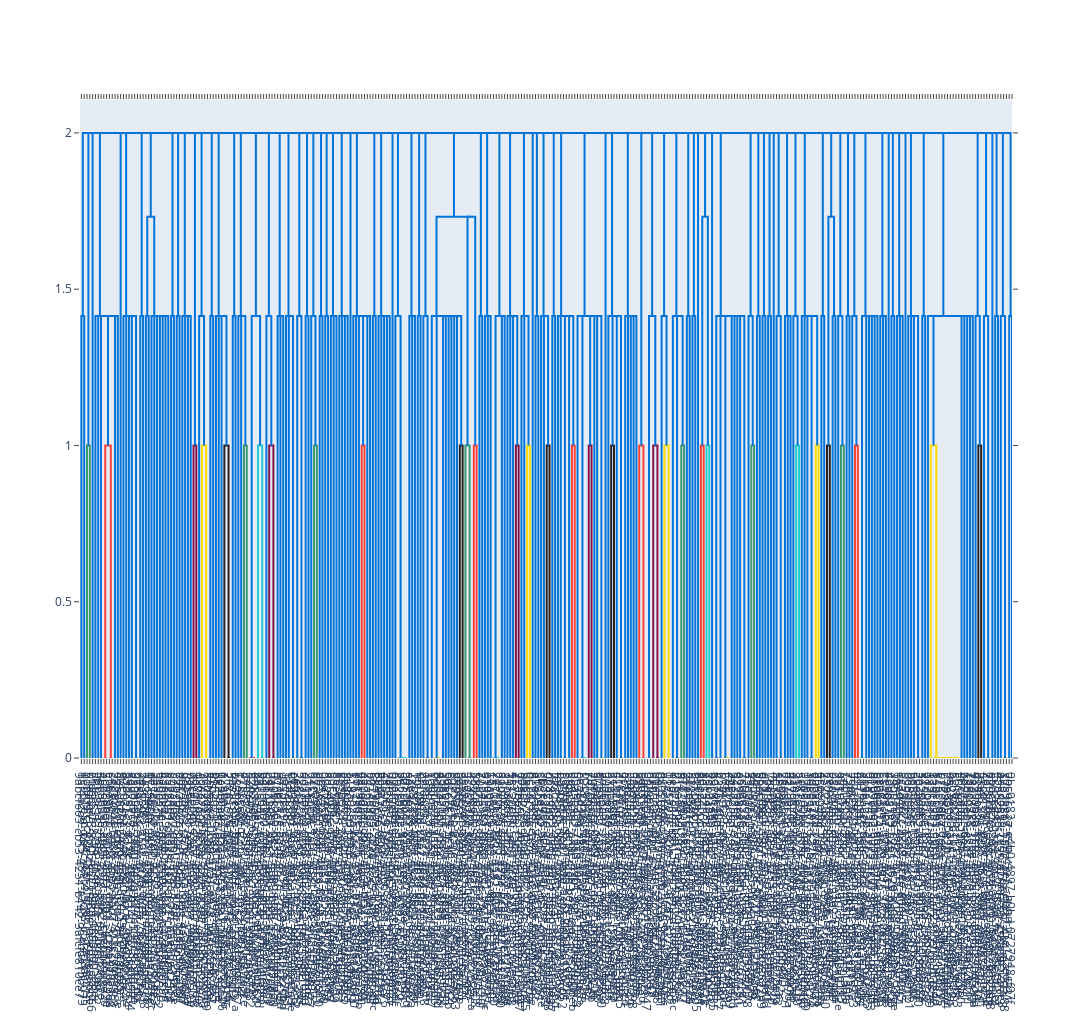

The notebook cell this image was saved under:
### Code cell
fig = visualization.getDendogram("0")
fig.show()
